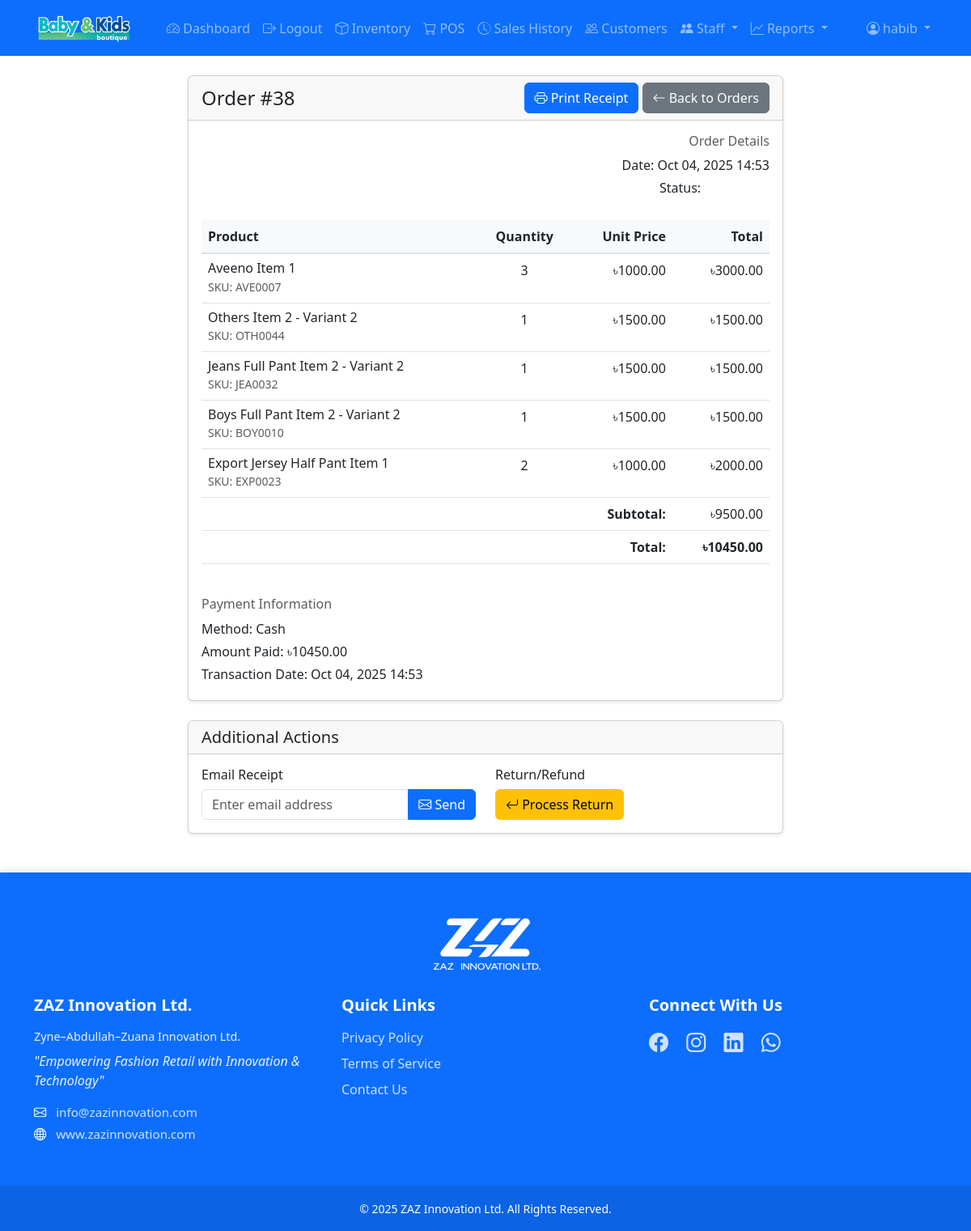
The app's page /sales/order/38/ (signed in) with its own data.
### sales/models.py (models this page shows, shortened)
class Order(models.Model):
    ORDER_STATUS_CHOICES = [
        ('pending', 'Pending'),
        ('completed', 'Completed'),
        ('cancelled', 'Cancelled'),
    ]
    customer = models.ForeignKey('accounts.Customer', null=True, on_delete=models.PROTECT)
    salesperson = models.ForeignKey(User, on_delete=models.PROTECT)
    shop_assistant = models.ForeignKey(
        'accounts.ShopAssistant',
        null=True,
        blank=True,
        on_delete=models.SET_NULL,
        help_text="Shop assistant who helped with this sale"
    )
    order_date = models.DateTimeField(auto_now_add=True)
    subtotal = models.DecimalField(max_digits=10, decimal_places=2, validators=[MinValueValidator(0)], default=0)
    tax = models.DecimalField(max_digits=10, decimal_places=2, validators=[MinValueValidator(0)], default=0)
    total = models.DecimalField(max_digits=10, decimal_places=2, validators=[MinValueValidator(0)], default=0)
    status = models.CharField(max_length=20, choices=ORDER_STATUS_CHOICES, default='pending')

class OrderItem(models.Model):
    order = models.ForeignKey(Order, on_delete=models.CASCADE)
    product = models.ForeignKey(Product, on_delete=models.PROTECT)
    quantity = models.IntegerField(validators=[MinValueValidator(1)])
    price = models.DecimalField(max_digits=10, decimal_places=2, validators=[MinValueValidator(0)])
    @property
    def total(self):
        return self.price * self.quantity

class Transaction(models.Model):
    PAYMENT_METHOD_CHOICES = [
        ('cash', 'Cash'),
        ('card', 'Card'),
        ('upi', 'UPI'),
    ]
    order = models.OneToOneField(Order, on_delete=models.PROTECT)
    payment_method = models.CharField(max_length=20, choices=PAYMENT_METHOD_CHOICES)
    amount_paid = models.DecimalField(max_digits=10, decimal_places=2, validators=[MinValueValidator(0)])
    change_amount = models.DecimalField(max_digits=10, decimal_places=2, validators=[MinValueValidator(0)], default=0)
    transaction_date = models.DateTimeField(auto_now_add=True)

### inventory/models.py (models this page shows, shortened)
class Product(models.Model):
    name = models.CharField(max_length=200)
    description = models.TextField()
    color = models.ForeignKey(Color, on_delete=models.SET_NULL, null=True, blank=True)
    size = models.ForeignKey(Size, on_delete=models.SET_NULL, null=True, blank=True)
    price = models.DecimalField(max_digits=10, decimal_places=2, validators=[MinValueValidator(0)])
    category = models.ForeignKey(Category, on_delete=models.PROTECT)
    brand = models.ForeignKey(Brand, on_delete=models.PROTECT)
    supplier = models.ForeignKey(Supplier, on_delete=models.PROTECT)
    image = models.ImageField(upload_to='products/', null=True, blank=True)
    sku = models.CharField(max_length=50, unique=True)
    created_at = models.DateTimeField(auto_now_add=True)
    updated_at = models.DateTimeField(auto_now=True)
    is_active = models.BooleanField(default=True)

### sales/views.py (the view)
# urls.py: path('order/<int:pk>/', views.OrderDetailView.as_view(), name='order-detail'),
class OrderDetailView(LoginRequiredMixin, DetailView):
    model = Order
    template_name = 'sales/order_detail.html'
    context_object_name = 'order'
    def get_context_data(self, **kwargs):
        context = super().get_context_data(**kwargs)
        context['items'] = self.object.orderitem_set.select_related('product')
        context['transaction'] = self.object.transaction
        return context

### templates/sales/order_detail.html (shortened to what this page needs)
{% extends 'base.html' %}
{% load static %}
{% block content %}
<div class="row justify-content-center">
    <div class="col-md-8">
        <div class="card">
            <div class="card-header d-flex justify-content-between align-items-center">
                <h4 class="mb-0">Order #{{ order.id }}</h4>
                <div class="no-print">
                    <button onclick="window.print()" class="btn btn-primary">
                        <i class="bi bi-printer"></i> Print Receipt
                    </button>
                    <a href="{% url 'sales:sale-list' %}" class="btn btn-secondary">
                        <i class="bi bi-arrow-left"></i> Back to Orders
                    </a>
                </div>
            </div>
            <div class="card-body">
                <div class="row mb-4">
                    <div class="col-md-12 text-md-end">
                        <h6 class="text-muted">Order Details</h6>
                        <p class="mb-1">Date: {{ order.order_date|date:"M d, Y H:i" }}</p>
                        <p class="mb-1">Status:
                            <span class="badge bg-{{ order.status|lower }}">
                            </span>
                        </p>
                    </div>
                </div>
                <div class="table-responsive">
                    <table class="table">
                        <thead>
                            <tr>
                                <th>Product</th>
                                <th class="text-center">Quantity</th>
                                <th class="text-end">Unit Price</th>
                                <th class="text-end">Total</th>
                            </tr>
                        </thead>
                        <tbody>
                            {% for item in order.orderitem_set.all %}
                            <tr>
                                <td>
                                    <h6 class="mb-0">{{ item.product.name }}</h6>
                                    <small class="text-muted">SKU: {{ item.product.sku }}</small>
                                </td>
                                <td class="text-center">{{ item.quantity }}</td>
                                <td class="text-end">৳{{ item.price|floatformat:2 }}</td>
                                <td class="text-end">৳{{ item.total|floatformat:2 }}</td>
                            </tr>
                            {% endfor %}
                        </tbody>
                        <tfoot>
                            <tr>
                                <td colspan="3" class="text-end"><strong>Subtotal:</strong></td>
                                <td class="text-end">৳{{ order.subtotal|floatformat:2 }}</td>
                            </tr>
                            <tr>
                                <td colspan="3" class="text-end"><strong>Total:</strong></td>
                                <td class="text-end"><strong>৳{{ order.total|floatformat:2 }}</strong></td>
                            </tr>
                        </tfoot>
                    </table>
                </div>
                {% if order.transaction %}
                <div class="mt-4">
                    <h6 class="text-muted">Payment Information</h6>
                    <p class="mb-1">Method: {{ order.transaction.get_payment_method_display }}</p>
                    <p class="mb-1">Amount Paid: ৳{{ order.transaction.amount_paid|floatformat:2 }}</p>
                    <p class="mb-1">Transaction Date: {{ order.transaction.transaction_date|date:"M d, Y H:i" }}</p>
                </div>
                {% endif %}
            </div>
        </div>
        <div class="card mt-4 no-print">
            <div class="card-header">
                <h5 class="mb-0">Additional Actions</h5>
            </div>
            <div class="card-body">
                <div class="row">
                    <div class="col-md-6">
                        <h6>Email Receipt</h6>
                        <form method="post" action="{% url 'sales:email-receipt' order.pk %}">
                            <div class="input-group">
                                <input type="email" name="email" class="form-control"
                                       placeholder="Enter email address"
                                       value="{{ order.customer.email|default:'' }}">
                                <button type="submit" class="btn btn-primary">
                                    <i class="bi bi-envelope"></i> Send
                                </button>
                            </div>
                        </form>
                    </div>
                    <div class="col-md-6">
                        {% if order.status == 'completed' %}
                        <h6>Return/Refund</h6>
                        <button class="btn btn-warning" onclick="showRefundModal()">
                            <i class="bi bi-arrow-return-left"></i> Process Return
                        </button>
                        {% endif %}
                    </div>
                </div>
            </div>
        </div>
    </div>
</div>
{% endblock %}

### templates/base.html (shortened to what this page needs)
<!DOCTYPE html>
<html lang="en">
<head>
    <link href="https://cdn.jsdelivr.net/npm/bootstrap@5.3.0/dist/css/bootstrap.min.css" rel="stylesheet">
    <link href="https://cdn.jsdelivr.net/npm/bootstrap-icons@1.7.2/font/bootstrap-icons.css" rel="stylesheet">
    {% load static %}
    <link rel="stylesheet" href="{% static 'css/main.css' %}?v=1.1">
</head>
<body>
    <nav class="navbar navbar-expand-lg navbar-dark bg-primary">
        <div class="container">
            <a class="navbar-brand" href="{% url 'dashboard:dashboard' %}">
                <img src="{% static 'images/logo.png' %}" alt="Kids Store" height="40">
            </a>
            <div class="collapse navbar-collapse" id="navbarNav">
                {% if user.is_authenticated %}
                <ul class="navbar-nav me-auto">
                    <li class="nav-item">
                        <a class="nav-link" href="{% url 'dashboard:dashboard' %}">
                            <i class="bi bi-speedometer2"></i> Dashboard
                        </a>
                    </li>
                    <li class="nav-item">
                        <form method="post" action="{% url 'logout' %}" class="d-inline">
                            <button type="submit" class="nav-link border-0 bg-transparent">
                                <i class="bi bi-box-arrow-right"></i> Logout
                            </button>
                        </form>
                    </li>
                    <li class="nav-item">
                        <a class="nav-link" href="{% url 'inventory:product-list' %}">
                            <i class="bi bi-box"></i> Inventory
                        </a>
                    </li>
                    <li class="nav-item">
                        <a class="nav-link" href="{% url 'sales:pos' %}">
                            <i class="bi bi-cart"></i> POS
                        </a>
                    </li>
                    <li class="nav-item">
                        <a class="nav-link" href="{% url 'sales:sale-list' %}">
                            <i class="bi bi-clock-history"></i> Sales History
                        </a>
                    </li>
                    <li class="nav-item">
                        <a class="nav-link" href="{% url 'accounts:customer-list' %}">
                            <i class="bi bi-people"></i> Customers
                        </a>
                    </li>
                    {% if user.is_staff %}
                    <li class="nav-item dropdown">
                        <a class="nav-link dropdown-toggle" href="#" role="button" data-bs-toggle="dropdown">
                            <i class="bi bi-people-fill"></i> Staff
                        </a>
                    </li>
                    {% endif %}
                    {% if user.is_staff %}
                    <li class="nav-item dropdown">
                        <a class="nav-link dropdown-toggle" href="#" role="button" data-bs-toggle="dropdown">
                            <i class="bi bi-graph-up"></i> Reports
                        </a>
                    </li>
                    {% endif %}
                </ul>
                <ul class="navbar-nav">
                    <li class="nav-item dropdown">
                        <a class="nav-link dropdown-toggle" href="#" role="button" data-bs-toggle="dropdown">
                            <i class="bi bi-person-circle"></i> {{ user.username }}
                        </a>
                    </li>
                </ul>
                {% endif %}
            </div>
        </div>
    </nav>
    <div class="container mt-4">
        {% block content %}{% endblock %}
    </div>
    <footer class="footer bg-primary text-white mt-5">
        <div class="container py-5">
            <div class="footer-logo text-center mb-4">
                <img src="{% static 'images/logo-zaz.png' %}" alt="ZAZ Innovation Ltd." class="footer-brand-logo">
            </div>
            <div class="row">
                <div class="col-lg-4 mb-4 mb-lg-0">
                    <h5 class="mb-3">ZAZ Innovation Ltd.</h5>
                    <p class="company-full-name mb-2">Zyne–Abdullah–Zuana Innovation Ltd.</p>
                    <p class="tagline mb-3">"Empowering Fashion Retail with Innovation & Technology"</p>
                    <div class="contact-info">
                        <p class="mb-1"><i class="bi bi-envelope"></i> <a href="mailto:info@zazinnovation.com">info@zazinnovation.com</a></p>
                        <p class="mb-1"><i class="bi bi-globe"></i> <a href="https://www.zazinnovation.com" target="_blank">www.zazinnovation.com</a></p>
                    </div>
                </div>
                <div class="col-lg-4 mb-4 mb-lg-0">
                    <h5 class="mb-3">Quick Links</h5>
                    <ul class="list-unstyled">
                        <li class="mb-2"><a href="#">Privacy Policy</a></li>
                        <li class="mb-2"><a href="#">Terms of Service</a></li>
                        <li class="mb-2"><a href="#">Contact Us</a></li>
                    </ul>
                </div>
                <div class="col-lg-4">
                    <h5 class="mb-3">Connect With Us</h5>
                    <div class="social-icons">
                        <a href="#" class="me-3" title="Facebook"><i class="bi bi-facebook"></i></a>
                        <a href="#" class="me-3" title="Instagram"><i class="bi bi-instagram"></i></a>
                        <a href="#" class="me-3" title="LinkedIn"><i class="bi bi-linkedin"></i></a>
                        <a href="#" class="me-3" title="WhatsApp"><i class="bi bi-whatsapp"></i></a>
                    </div>
                </div>
            </div>
        </div>
        <div class="copyright-bar py-3">
            <div class="container text-center">
                <small>© 2025 ZAZ Innovation Ltd. All Rights Reserved.</small>
            </div>
        </div>
    </footer>
</body>
</html>

### static/css/main.css (style rules this page uses)
.card { transition: transform 0.2s; box-shadow: 0 2px 4px rgba(0,0,0,0.1); }
.table th { background-color: #f8f9fa; border-bottom: 2px solid #dee2e6; }
.navbar .nav-link { padding: 0.5rem 1rem; transition: color 0.2s; }
.footer { margin-top: auto; box-shadow: 0 -2px 10px rgba(0,0,0,0.1); }
.footer-logo { margin-bottom: 2rem; }
.footer-brand-logo { height: 80px; width: auto; filter: brightness(0) invert(1); transition: transform 0.3s ease; }
.footer h5 { font-weight: 600; margin-bottom: 1.5rem; }
.footer a { color: rgba(255,255,255,0.8); text-decoration: none; transition: color 0.2s ease; }
.footer .company-full-name { font-size: 0.9rem; color: rgba(255,255,255,0.9); }
.footer .tagline { font-style: italic; color: rgba(255,255,255,0.9); }
.footer .contact-info { font-size: 0.95rem; }
.footer .contact-info i { margin-right: 0.5rem; }
.footer .social-icons { font-size: 1.5rem; }
.footer .social-icons a { transition: transform 0.2s ease; display: inline-block; }
.footer .copyright-bar { background-color: rgba(0,0,0,0.1); }
body { min-height: 100vh; display: flex; flex-direction: column; }
.navbar-brand { padding: 0.25rem 0; margin-right: 2rem; }
.navbar-brand { padding: 0.25rem 0; }
.navbar-brand img { height: 45px; width: auto; object-fit: contain; display: block; }

### records on screen
Order: id "38", order_date "Oct 04, 2025 14:53", subtotal "9500.00", total "10450.00", transaction.payment_method "Cash", transaction.amount_paid "10450.00", transaction.transaction_date "Oct 04, 2025 14:53"
OrderItem: product.name "Aveeno Item 1", product.sku "AVE0007", quantity "3", price "1000.00", total "3000.00"
OrderItem: product.name "Others Item 2 - Variant 2", product.sku "OTH0044", quantity "1", price "1500.00", total "1500.00"
OrderItem: product.name "Jeans Full Pant Item 2 - Variant 2", product.sku "JEA0032", quantity "1", price "1500.00", total "1500.00"
OrderItem: product.name "Boys Full Pant Item 2 - Variant 2", product.sku "BOY0010", quantity "1", price "1500.00", total "1500.00"
OrderItem: product.name "Export Jersey Half Pant Item 1", product.sku "EXP0023", quantity "2", price "1000.00", total "2000.00"

### other values on screen
{{ user.username }} "habib"
